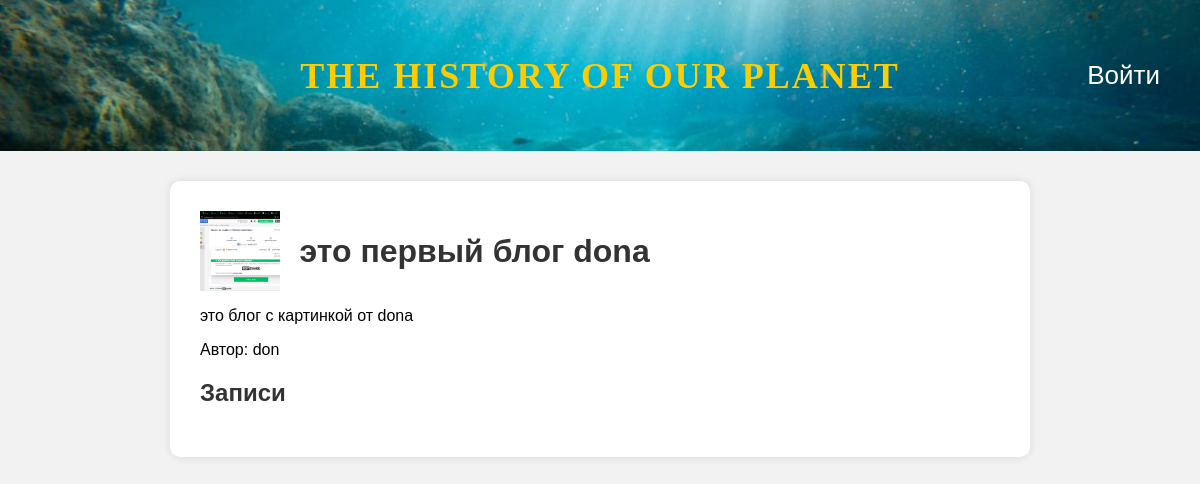
Page /dona/ on the committed database.
### blogs/models.py (models this page shows, shortened)
class Blog(models.Model):
    owner = models.ForeignKey(
        settings.AUTH_USER_MODEL,
        on_delete=models.CASCADE,
        related_name="blogs",
        verbose_name="Владелец",
    )
    title = models.CharField("Название", max_length=200)
    slug = models.SlugField("Слаг", unique=True, blank=True)
    description = models.TextField("Описание", blank=True)
    image = models.ImageField("Картинка", upload_to="blog_images/", blank=True, null=True)
    REGION_CHOICES = [
    ("africa", "Африка"),
    ("australia", "Австралия"),
    ("america", "Америка"),
    ("europe", "Европа"),
    ("antarctica", "Антарктика"),
     ]
    region = models.CharField("Тема", max_length=20, choices=REGION_CHOICES, blank=True, default="")
    created_at = models.DateTimeField(auto_now_add=True)
    class Meta:
        verbose_name = "Блог"
        verbose_name_plural = "Блоги"

### blogs/views.py (the view)
# urls.py: path("<slug:slug>/", views.BlogDetailView.as_view(), name="blog_detail"),
class BlogDetailView(DetailView):
    model = Blog
    template_name = "blogs/blog_detail.html"
    context_object_name = "blog"
    def get_context_data(self, **kwargs):
        context = super().get_context_data(**kwargs)
        context["posts"] = self.object.posts.all()[:20]
        return context

### templates/blogs/blog_detail.html (shortened to what this page needs)
{% extends "base.html" %}
{% block content %}
{% if blog.image %}
    <img src="{{ blog.image.url }}" alt="{{ blog.title }}" style="width: 80px; height: 80px; object-fit: cover; border-radius: 0px; vertical-align: middle; margin-right: 15px;">
{% endif %}
<h1 style="display: inline-block; vertical-align: middle;">{{ blog.title }}</h1>
<p>{{ blog.description }}</p>
<p>Автор: {{ blog.owner.username }}</p>
<h2>Записи</h2>
{% endblock %}

### rows in the picture
Blog: image (picture), title "это первый блог dona", description "это блог с картинкой от dona", owner.username "don"
